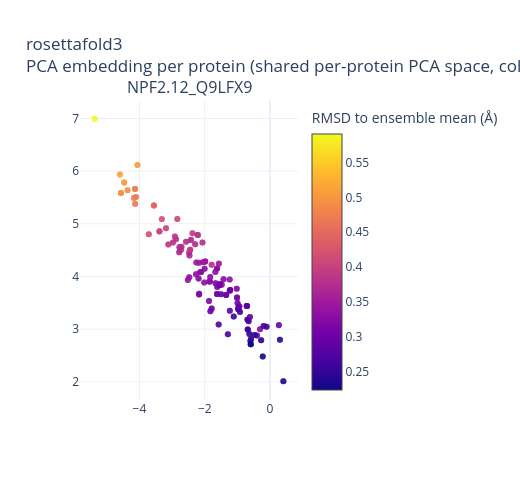

This figure's notebook cell:
### Markdown cell above
### `rosettafold3`

RoseTTAFold3 (Baker lab) -- independent architecture lineage (RoseTTAFold), not an AF3 reimplementation.

### Code cell
plot_backend_capability("rosettafold3")

### Figure 1 — Plotly figure (JSON) as saved in the notebook; plotly's stock layout.template omitted (floating-point values rounded to 4 significant figures; data arrays with more than 128 entries replaced by an {"elided": "..."} marker saying what was removed)
{"data": [{"hovertemplate": "%{text}<br>RMSD to ensemble mean (Å) %{marker.color:.3f}<extra></extra>", "marker": {"cmax": 0.5905, "cmin": 0.2245, "color": {"elided": "220 float values"}, "colorbar": {"title": {"text": "RMSD to ensemble mean (Å)"}}, "colorscale": [[0, "#0d0887"], [0.1111, "#46039f"], [0.2222, "#7201a8"], [0.3333, "#9c179e"], [0.4444, "#bd3786"], [0.5556, "#d8576b"], [0.6667, "#ed7953"], [0.7778, "#fb9f3a"], [0.8889, "#fdca26"], [1, "#f0f921"]], "opacity": 0.7, "showscale": true, "size": 6}, "mode": "markers", "showlegend": false, "text": {"elided": "220 str values"}, "type": "scatter", "x": {"elided": "220 float values"}, "xaxis": "x", "y": {"elided": "220 float values"}, "yaxis": "y"}], "layout": {"annotations": [{"font": {"size": 16}, "showarrow": false, "text": "NPF2.12_Q9LFX9", "x": 0.5, "xanchor": "center", "xref": "paper", "y": 1, "yanchor": "bottom", "yref": "paper"}], "height": 480, "showlegend": false, "title": {"text": "rosettafold3<br>PCA embedding per protein (shared per-protein PCA space, coloured by RMSD to ensemble mean (Å))"}, "width": 520, "xaxis": {"anchor": "y", "domain": [0, 1]}, "yaxis": {"anchor": "x", "domain": [0, 1]}}}
